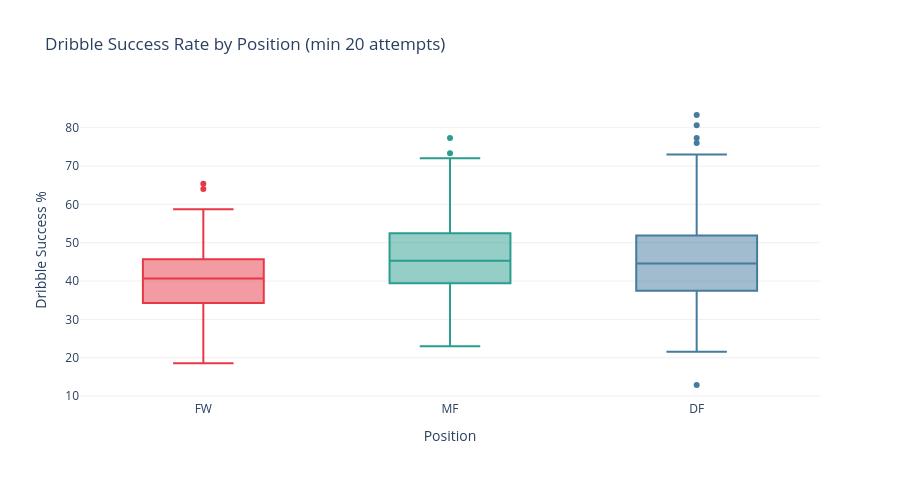

Write notebook code for a chart like this one.
### Code cell
# 5.6 Dribble Success Rate by Position (min 20 attempts)
dribble_df = pos_df[pos_df['dribbles_attempted'] >= 20].copy()

fig = px.box(dribble_df, x='primary_position', y='dribble_success_pct', color='primary_position',
             color_discrete_map=POSITION_COLORS,
             title='Dribble Success Rate by Position (min 20 attempts)',
             labels={'dribble_success_pct': 'Dribble Success %', 'primary_position': 'Position'},
             points='outliers', category_orders={'primary_position': POSITION_ORDER})
fig.update_layout(height=480, showlegend=False, plot_bgcolor='white',
                  yaxis=dict(showgrid=True, gridcolor='#f0f0f0'))
fig.show()

### Figure 1 — Plotly figure (JSON) as saved in the notebook; plotly's stock layout.template omitted (floating-point values rounded to 4 significant figures; data arrays with more than 128 entries replaced by an {"elided": "..."} marker saying what was removed)
{"data": [{"alignmentgroup": "True", "boxpoints": "outliers", "hovertemplate": "Position=%{x}<br>Dribble Success %=%{y}<extra></extra>", "legendgroup": "FW", "marker": {"color": "#e63946"}, "name": "FW", "notched": false, "offsetgroup": "FW", "orientation": "v", "showlegend": true, "type": "box", "x": {"elided": "305 str values"}, "x0": " ", "xaxis": "x", "y": {"elided": "305 float values"}, "y0": " ", "yaxis": "y"}, {"alignmentgroup": "True", "boxpoints": "outliers", "hovertemplate": "Position=%{x}<br>Dribble Success %=%{y}<extra></extra>", "legendgroup": "MF", "marker": {"color": "#2a9d8f"}, "name": "MF", "notched": false, "offsetgroup": "MF", "orientation": "v", "showlegend": true, "type": "box", "x": {"elided": "359 str values"}, "x0": " ", "xaxis": "x", "y": {"elided": "359 float values"}, "y0": " ", "yaxis": "y"}, {"alignmentgroup": "True", "boxpoints": "outliers", "hovertemplate": "Position=%{x}<br>Dribble Success %=%{y}<extra></extra>", "legendgroup": "DF", "marker": {"color": "#457b9d"}, "name": "DF", "notched": false, "offsetgroup": "DF", "orientation": "v", "showlegend": true, "type": "box", "x": {"elided": "223 str values"}, "x0": " ", "xaxis": "x", "y": {"elided": "223 float values"}, "y0": " ", "yaxis": "y"}], "layout": {"boxmode": "overlay", "height": 480, "legend": {"title": {"text": "Position"}, "tracegroupgap": 0}, "plot_bgcolor": "white", "showlegend": false, "title": {"text": "Dribble Success Rate by Position (min 20 attempts)"}, "xaxis": {"anchor": "y", "categoryarray": ["FW", "MF", "DF"], "categoryorder": "array", "domain": [0, 1], "title": {"text": "Position"}}, "yaxis": {"anchor": "x", "domain": [0, 1], "gridcolor": "#f0f0f0", "showgrid": true, "title": {"text": "Dribble Success %"}}}}
